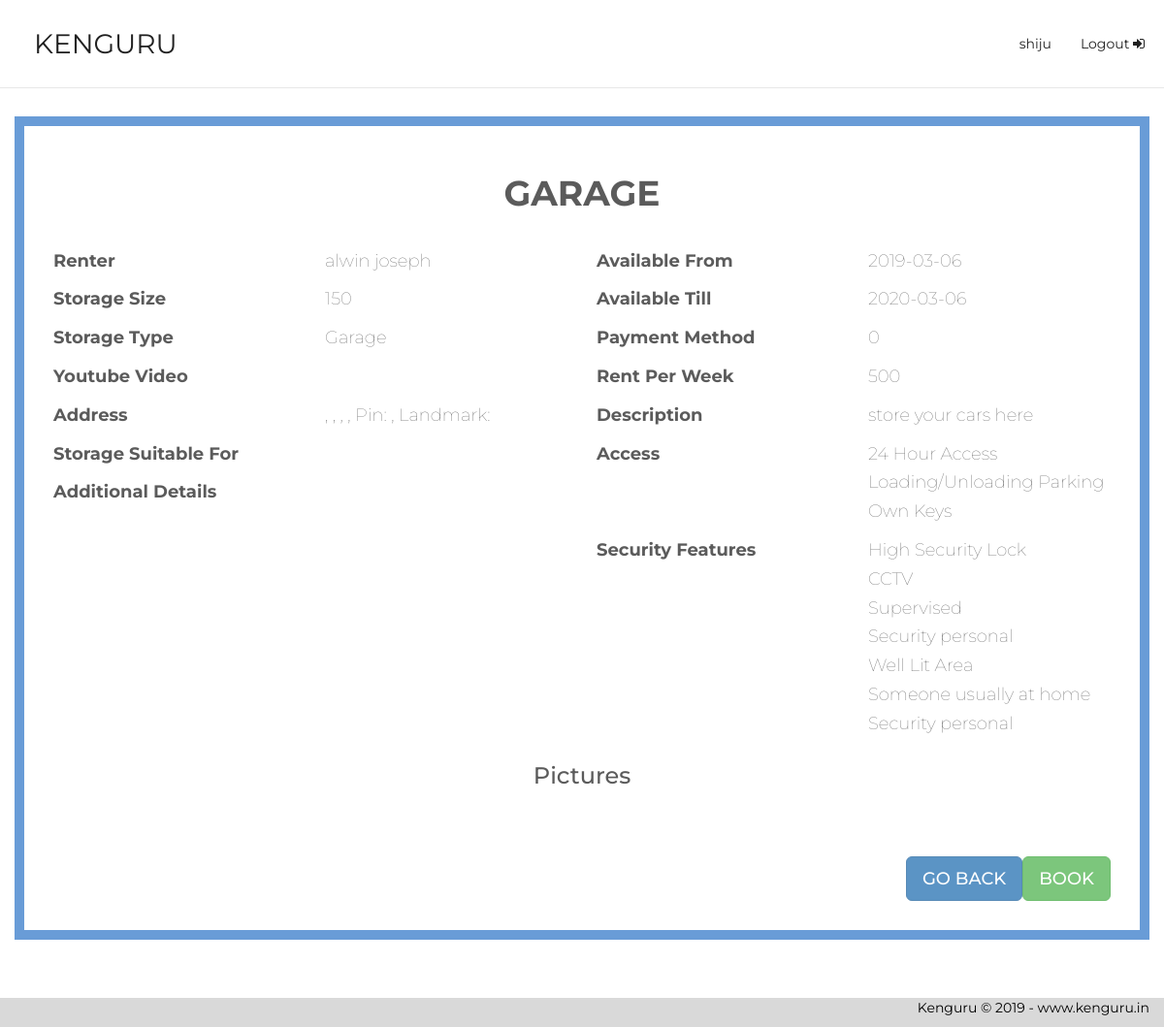
The app's page /storageshow.php?bvalue=10 (signed in) with its own data.
### tables this page shows
CREATE TABLE `customer` (
  `customer_pass` int(20) NOT NULL,
  `first_name` varchar(30) NOT NULL,
  `last_name` varchar(30) NOT NULL,
  `email` varchar(40) NOT NULL,
  `phone_number` bigint(12) NOT NULL,
  `dob` date NOT NULL,
  `display_picture` varchar(650) NOT NULL,
  `address2_id` int(10) NOT NULL,
  `customer_id` varchar(10) NOT NULL,
  `aadhar_card` varchar(30) NOT NULL
);

CREATE TABLE `storage` (
  `storage_id` int(10) NOT NULL,
  `storage_size` int(10) NOT NULL,
  `rent` int(5) NOT NULL,
  `picture` varchar(650) NOT NULL,
  `status` tinyint(1) NOT NULL,
  `start_date` date NOT NULL,
  `stop_date` date NOT NULL,
  `saftey_feature` varchar(100) NOT NULL,
  `owner_id` varchar(10) NOT NULL,
  `storage_name` varchar(30) NOT NULL,
  `payment_method` int(10) NOT NULL,
  `storage_type` varchar(50) NOT NULL,
  `yt_video` varchar(200) NOT NULL,
  `desc_space` varchar(500) NOT NULL,
  `customer_id` varchar(10) NOT NULL,
  `address2_id` int(5) NOT NULL
);

CREATE TABLE `access_info` (
  `id_access` int(5) NOT NULL,
  `value` varchar(45) NOT NULL,
  `storage_id` int(10) NOT NULL
);

CREATE TABLE `security_features` (
  `idsecurity_features` int(5) NOT NULL,
  `value` varchar(45) NOT NULL,
  `storage_id` int(10) NOT NULL
);

### storageshow.php (the view, shortened to what this page needs)
<!DOCTYPE html>
<html lang="en">
	<head>
	<link rel="stylesheet" href="https://maxcdn.bootstrapcdn.com/font-awesome/4.7.0/css/font-awesome.min.css">
	<link rel="stylesheet" href="https://maxcdn.bootstrapcdn.com/bootstrap/3.3.7/css/bootstrap.min.css">
	<link rel="stylesheet"
	href="https://cdnjs.cloudflare.com/ajax/libs/animate.css/3.5.2/animate.min.css">
	<link rel="stylesheet" type="text/css" href="storageshow.css">
	</head>
	<body>
<div id="myNavbar" class="navbar navbar-default navbar-fixed-top" role="navigation">
		<div class="navbar-header">
			<a href="index.php" class="navbar-brand" id="navTitle">KENGURU</a>
		</div>
			<div class="collapse navbar-collapse" id="bs-example-navbar-collapse-1">
<?php
if(isset($_SESSION['id'])){
  $std=$_SESSION['id'];
  include 'dbh.php';
					    $sql="SELECT * from customer where customer_id = '$std'";
					    $result= mysqli_query($conn ,$sql)or die(mysqli_error($conn));
					    if($row=mysqli_fetch_assoc($result)){
					      	echo "	<ul class='nav navbar-nav navbar-right'>
	        						<li><a href='Ken-userDash.php'>".$row['first_name']."</a></li>
	       							<li><a href='logout.php'>Logout <i class='fa fa-sign-in' aria-hidden='true'></i></a></li>
	      							</ul>";
							}
}
else{
  echo "<ul class='nav navbar-nav navbar-right'>
	        <li><a href='signlogin.php'>Sign Up <i class='fa fa-user-plus' aria-hidden='true'></i></a></li>
	        <li><a href='login.php'>Login <i class='fa fa-sign-in' aria-hidden='true'></i></a></li>
	      </ul>";
}
?>
			</div>
</div>
<?php
		$storageID = $_GET['bvalue'];
        include 'dbh.php';
        $sql="SELECT * from storage where  storage_id='$storageID'" ;
        $result= mysqli_query($conn ,$sql)or die(mysqli_error($conn));
        if($row=mysqli_fetch_assoc($result)){
        	$customerID = $row['owner_id'];
		$sql2="SELECT * from customer where  customer_id='$customerID'" ;
        	$result2= mysqli_query($conn ,$sql2)or die(mysqli_error($conn));
        	$row2=mysqli_fetch_assoc($result2);
        	$addressID = $row['address2_id'];
		$sql3="SELECT * from address where  address2_id='$addressID'" ;
        	$result3= mysqli_query($conn ,$sql3)or die(mysqli_error($conn));
        	$row3=mysqli_fetch_assoc($result3);
        	$sql5="SELECT * from access_info where  storage_id='$storageID'" ;
        	$result5= mysqli_query($conn ,$sql5)or die(mysqli_error($conn));
			$sql7="SELECT * from security_features where  storage_id='$storageID'" ;
        	$result7= mysqli_query($conn ,$sql7)or die(mysqli_error($conn));
          echo "<div class='container' id='storageInfo' style='background-color:white;opacity:0.8;'>
			  <h1>".$row['storage_name']."</h1>
			  <div class='row'>
				<div class='col-sm-6 col-md-6 col-lg-6'>
                    <div class='row'>
                        <div class='col-md-6'>
                            <h4><strong>Renter</strong></h4>
                        </div>
                        <div class='col-md-6'>
                            <h4>".$row2['first_name']." ".$row2['last_name']."</h4>
                        </div>
                    </div>
                    <div class='row'>
                        <div class='col-md-6'>
                            <h4><strong>Storage Size </strong></h4>
                        </div>
                        <div class='col-md-6'>
                            <h4>".$row['storage_size']."</h4>
                        </div>
                    </div>
                    <div class='row'>
                        <div class='col-md-6'>
                            <h4><strong>Storage Type </strong></h4>
                        </div>
                        <div class='col-md-6'>
                            <h4>".$row['storage_type']."</h4>
                        </div>
                    </div>
                    <div class='row'>
                        <div class='col-md-6'>
                            <h4><strong>Youtube Video </strong></h4>
                        </div>
                        <div class='col-md-6'>
                            <h4>".$row['yt_video']."</h4>
                        </div>
                    </div>
                    <div class='row'>
                        <div class='col-md-6'>
                            <h4><strong>Address </strong></h4>
                        </div>
                        <div class='col-md-6'>
                            <h4>".$row3['house_flat_no']." , ".$row3['street_colony']." , ".$row3['city']." , ".$row3['state']." , Pin: ".$row3['pincode']." , Landmark: ".$row3['land_mark']."</h4>
                        </div>
                    </div>
                    <div class='row'>
                        <div class='col-md-6'>
                            <h4><strong>Storage Suitable For </strong></h4>
                        </div>
                        <div class='col-md-6'>
                        ";
                            echo "</div>
                    </div>
                    <div class='row'>
                        <div class='col-md-6'>
                            <h4><strong>Additional Details </strong></h4>
                        </div>
                        <div class='col-md-6'>
                        ";
                                                echo "
                        </div>
                    </div>
				</div>
				<div class='col-sm-6 col-md-6 col-lg-6'>
                    <div class='row'>
                         <div class='col-md-6'>
                            <h4><strong>Available From </strong></h4>
                        </div>
                        <div class='col-md-6'>
                            <h4>".$row['start_date']."</h4>
                        </div>
                    </div>
                    <div class='row'>
                         <div class='col-md-6'>
                            <h4><strong>Available Till </strong></h4>
                        </div>
                        <div class='col-md-6'>
                            <h4>".$row['stop_date']."</h4>
                        </div>
                    </div>
                    <div class='row'>
                        <div class='col-md-6'>
                            <h4><strong>Payment Method </strong></h4>
                        </div>
                        <div class='col-md-6'>
                           <h4> ".$row['payment_method']."</h4>
                        </div>
                    </div>
                    <div class='row'>
                        <div class='col-md-6'>
                            <h4><strong>Rent Per Week </strong></h4>
                        </div>
                        <div class='col-md-6'>
                           <h4> ".$row['rent']."</h4>
                        </div>
                    </div>
                    <div class='row'>
                        <div class='col-md-6'>
                            <h4><strong>Description </strong></h4>
                        </div>
                        <div class='col-md-6'>
                            <h4>".$row['desc_space']."</h4>
                        </div>
                    </div>
                    <div class='row'>
                        <div class='col-md-6'>
                            <h4><strong>Access </strong></h4>
                        </div>
                        <div class='col-md-6'>
                            ";
                            while($row5=mysqli_fetch_array($result5)) {
                                $c1=$row5['value'];
                                echo "<h4>$c1 </h4>";
                            }
                                                echo "
                        </div>
                    </div>
                    <div class='row'>
                        <div class='col-md-6'>
                            <h4><strong>Security Features </strong>
                        </div>
                        <div class='col-md-6'>
                            ";
                            while($row7=mysqli_fetch_array($result7)) {
                                $c1=$row7['value'];
                                echo "<h4>$c1 </h4>";
                            }
                                                echo "
                        </div>
                    </div>
				</div>
			  </div>
			  <h3>Pictures</h3> <div class='row'>";
			  echo"</div><br><br>";
              if($customerID==$std){
                echo "<button class='btn btn-success btn-lg pull-right disabled'>Book</button>";
              }
              else{
                echo "<button class='btn btn-success btn-lg pull-right' onclick=window.location.href='bookstorage.php?cvalue=$customerID&bvalue=$storageID'>Book</button>";
              }
              echo"<button class='btn btn-primary btn-lg pull-right' onclick=window.location.href='search.php'>Go Back</button>
			</div>";
        }
        else{
			echo "No Search Results";
	}
?>
        <br><br><br>
        <div class="footer">
        Kenguru &#169 2019 - www.kenguru.in
        </div>
	</body>
</html>

### storageshow.css (style rules this page uses)
* { padding: 0; margin: 0; }
body { overflow-x: hidden; font-family: Montserrat; text-rendering: optimizeLegibility !important; -webkit-font-smoothing: antialiased !important; }
li { list-style: none; display: inline-block }
a { text-decoration: none; transition: all 500ms ease-in-out; }
h1, h2, h4 { font-family: Montserrat; text-transform: uppercase; font-weight: 700; }
.btn { transition: all 300ms ease-in-out; font-weight: 500 !important; text-transform: uppercase; }
.navbar { background-color: #ffffff !important; padding: 20px; }
.navbar a { color: #212121 !important; }
.navbar #navTitle { font-size: 2em; }
body { margin-top:40px; }
#storageInfo h4 { font-weight: 100; text-transform: none; }
#storageInfo h1,h3 { text-align: center; padding-bottom:20px; }
#storageInfo { margin-top: 120px; border:10px #4484ce solid; padding: 30px; }
.footer { color: black; background-color: #d9d9d9; width: 100%; height: 30px; text-align: right; padding-right: 15px; position:relative ; bottom:0; }

### storageshow.php (style rules this page uses)
body { background: url(images/search.jpg) no-repeat; background-size: cover; }

### records on screen
customer: first_name "shiju"
storage: storage_name "GARAGE", storage_size "150", storage_type "Garage", start_date "2019-03-06", stop_date "2020-03-06", payment_method "0", rent "500", desc_space "store your cars here"
customer: first_name "alwin", last_name "joseph"
access_info: value "24 Hour Access"
access_info: value "Loading/Unloading Parking"
access_info: value "Own Keys"
security_features: value "High Security Lock"
security_features: value "CCTV"
security_features: value "Supervised"
security_features: value "Security personal"
security_features: value "Well Lit Area"
security_features: value "Someone usually at home"
security_features: value "Security personal"
